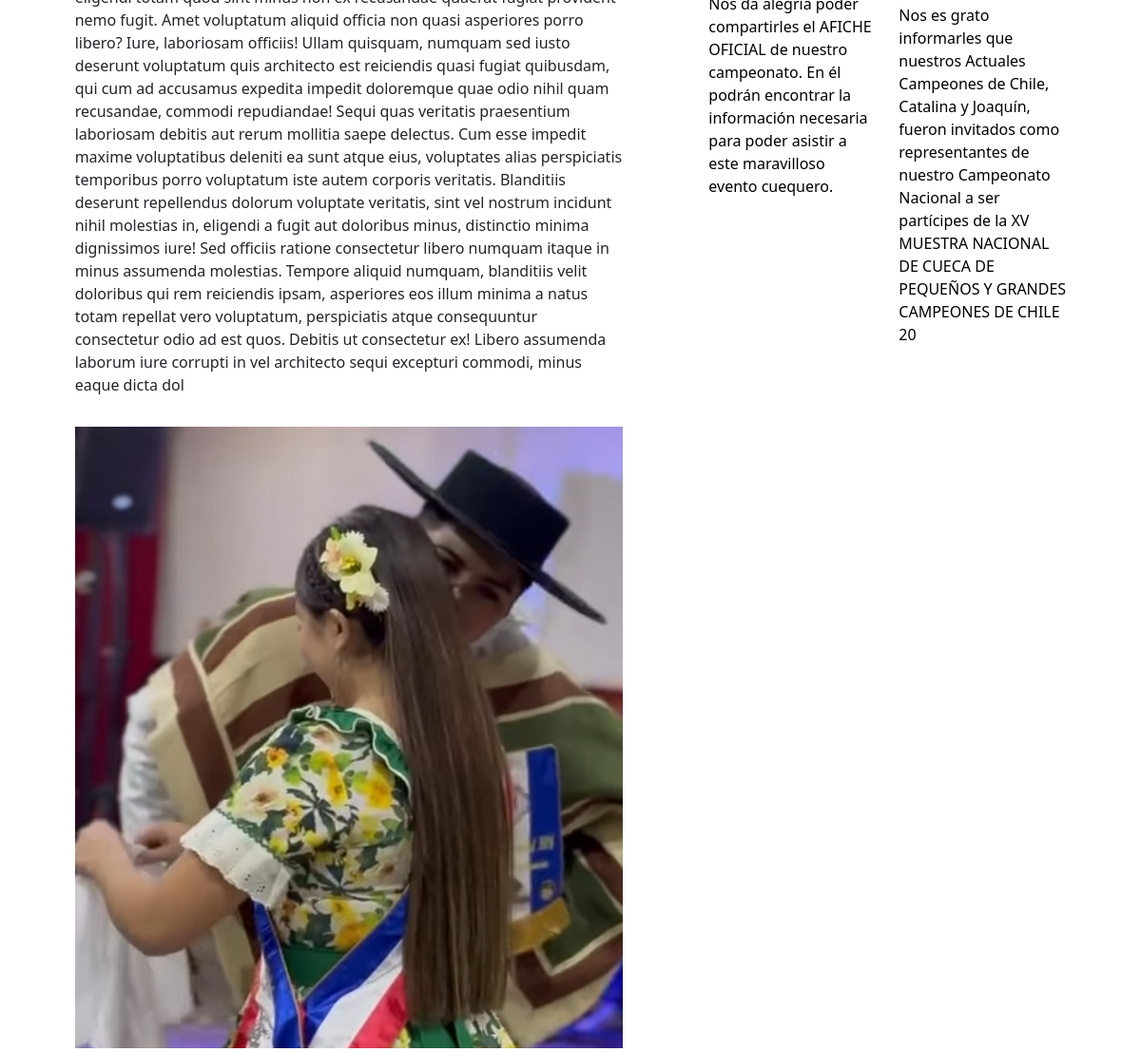
The app's page /noticia/5 (middle part), older data.
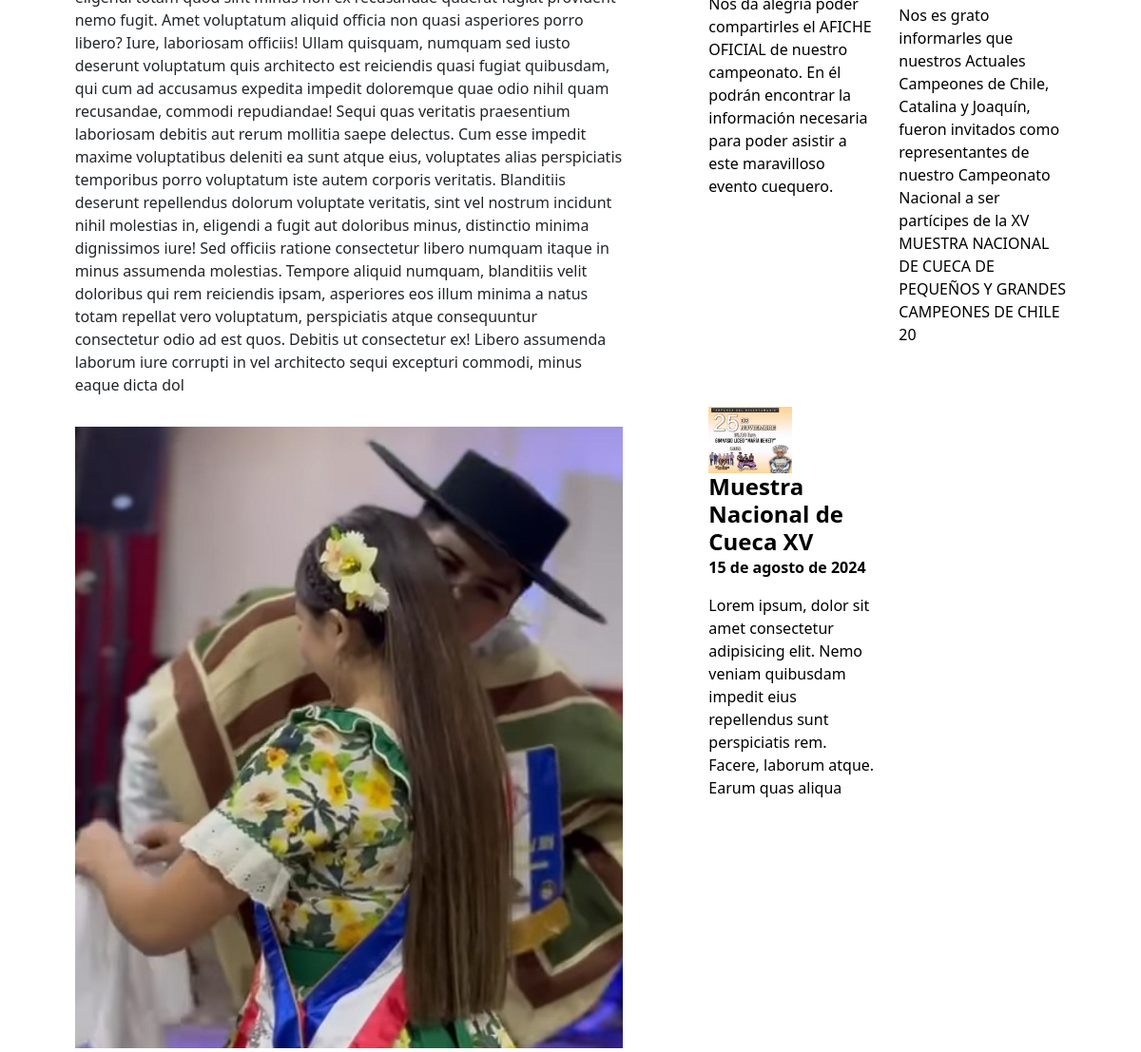
The same page, newer data.
### web/models.py (models this page shows, shortened)
class Noticia(models.Model):
    titulo = models.CharField(max_length=30, null=True)
    fecha = models.DateField(auto_now_add=True, null=True)
    descripcion = models.CharField(max_length=250, null=True)
    textoNoticia1 = models.CharField(max_length=1250, null=True)
    textoNoticia2 = models.CharField(max_length=1450, null=True, blank=True)
    imagenPreview = models.ImageField(upload_to="images", null=True, blank=True)
    imagenPrincipal = models.ImageField(upload_to="images", null=True, blank=True)
    imagenSecundaria = models.ImageField(upload_to="images", null=True, blank=True)
    class Meta:
        db_table = 'Noticia'

### web/views.py (the view)
# urls.py: path('noticia/<id>', views.noticia, name="noticia"),
def noticia(request, id):
    listaNoticias = Noticia.objects.all()
    noticia = Noticia.objects.get(id = id)
    data = {"noticia" : noticia,
            "listaNoticias" : listaNoticias}
    return render(request, 'web/noticia.html', data)

### web/templates/web/noticia.html (shortened to what this page needs)
{% extends 'web/base.html' %}
{% load static %}
{% block contenido_body %}
    {% if noticia %}
    <section class="row d-flex justify-content-evenly ">
        <div class="col-12 col-md-6">
            <p class="my-3">{{noticia.textoNoticia2}}</p>
            {% if noticia.imagenSecundaria %}
            <img class="img-fluid my-3" src="{{ noticia.imagenSecundaria.url }}" alt="noticia">
            {% endif %}
        </div>
        <div class="col-md-4">
            <div class="row">
                {% for news in listaNoticias %}
                <a class="col-md-6 noticia mt-5 text-black text-decoration-none" href="{% url 'noticia' news.id %}">
                  <img class="w-50 old_news" src="{{ news.imagenPreview.url }}" alt="pareja1">
                  <h4 class="fw-semibold m-0">{{news.titulo}}</h4>
                  <p class="fw-bold">{{news.fecha}}</p>
                  <div class=" d-flex flex-nowrap">
                    <p>{{news.descripcion}}</p>
                  </div>
                </a>
                {% endfor %}
              </div>
        </div>
    </section>
    {% endif %}
{% endblock %}

Row changes from the older to the newer data that the page shows:
added Noticia: imagenPreview (picture), titulo "Muestra Nacional de Cueca XV", fecha "15 de agosto de 2024", descripcion "Lorem ipsum, dolor sit amet consectetur adipisicing elit. Nemo veniam quibusdam impedit eius repellendus sunt perspiciatis rem. Facere, laborum atque. Earum quas aliqua"
